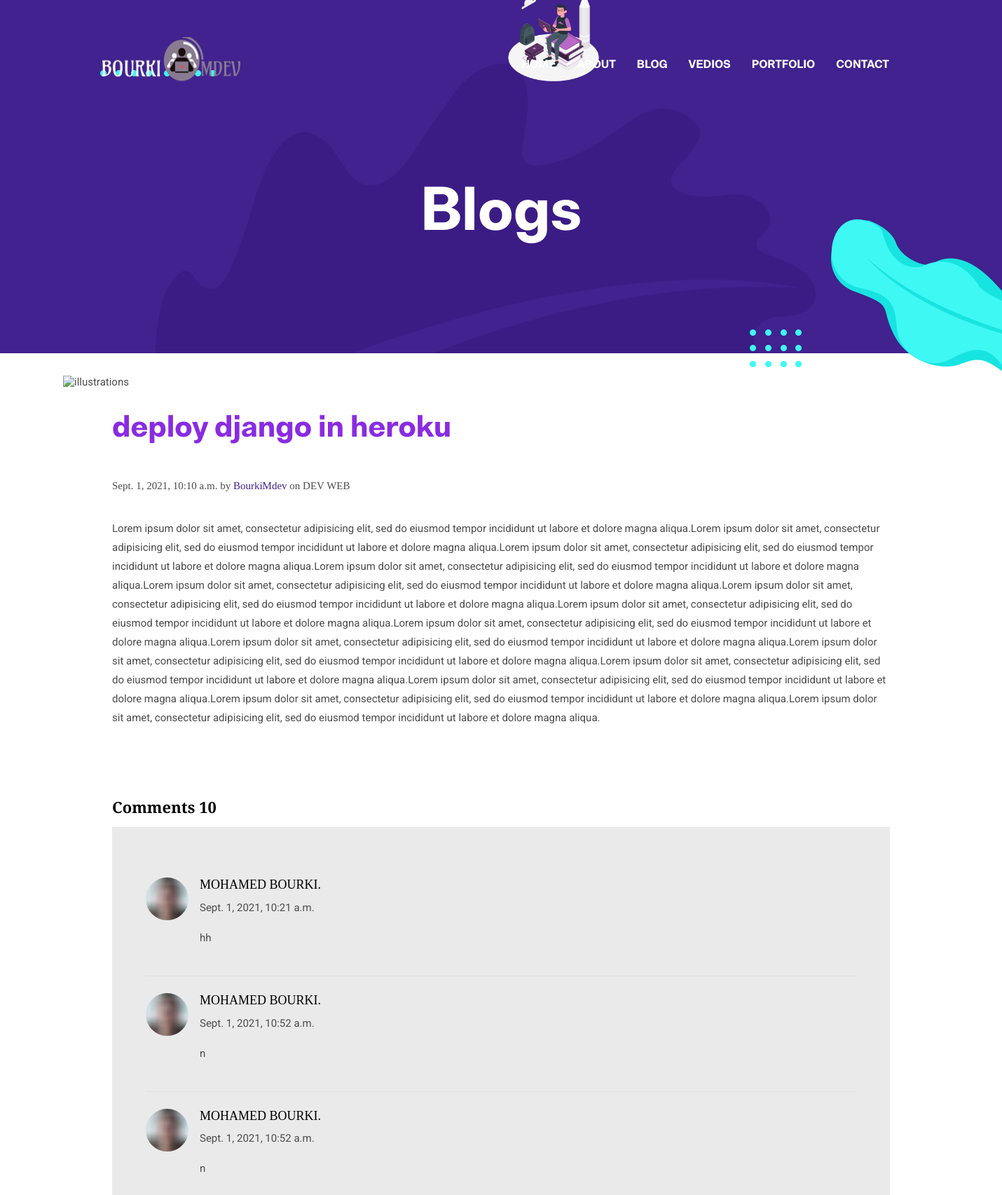
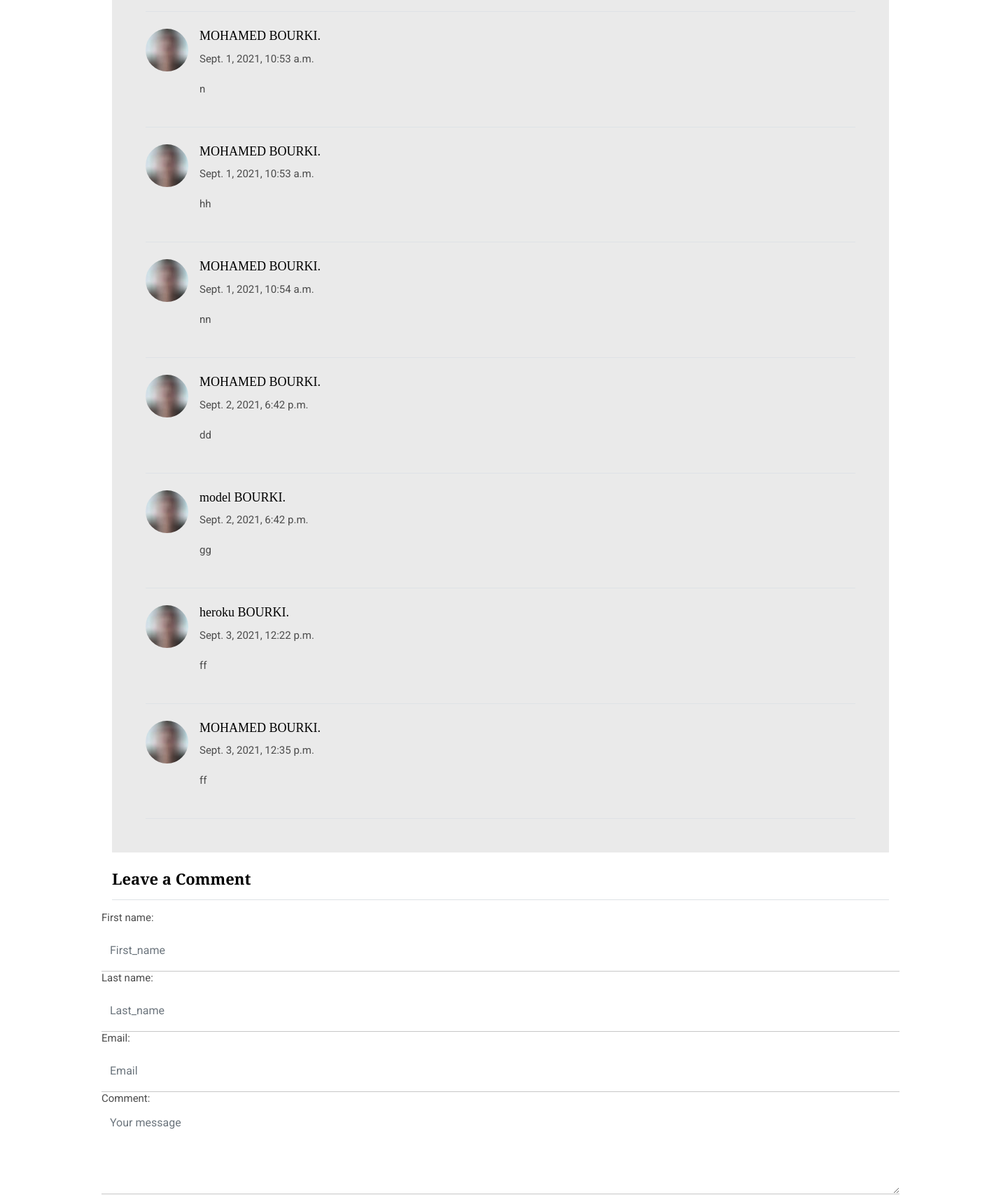
The app's page /blogdetail/heroku/ (upper part) with its own data (2 pictures, top to bottom).
### bourki/models.py (models this page shows, shortened)
class Blog(models.Model):
    title = models.CharField(max_length=200)
    slug = models.SlugField(unique=True)
    category = models.ForeignKey(Categoryblog, on_delete=models.CASCADE)
    image = models.ImageField(upload_to="media")
    view_count = models.PositiveIntegerField(default=0)
    description = RichTextUploadingField(null=True, blank=True)
    small_description=models.TextField(null=True, blank=True,default="")
    seo=models.TextField(null=True, blank=True,default="")
    date=models.DateTimeField(default=timezone.now)

class Comment(models.Model):
    blog=models.ForeignKey(Blog,related_name='comments',on_delete=models.CASCADE)
    First_name=models.CharField(max_length=200)
    Last_name =models.CharField(max_length=200)
    Email=models.EmailField(null=True, blank=True)
    Comment=models.TextField(null=True, blank=True,default="")
    created_at=models.DateTimeField(default=timezone.now)

### bourki/views.py (the view, shortened to what this page needs)
# urls.py: path("blogdetail/<slug:slug>/",DlogdetailView.as_view(),name="blogdetail"),
class  DlogdetailView(CreateView):
    model=Comment
    template_name="blogdetail.html"
    form_class = CommentForm
    success_url = reverse_lazy("bourki:thanks")
    def get_context_data(self, **kwargs):
        context = super().get_context_data(**kwargs)
        url_slug = self.kwargs['slug']
        blog = Blog.objects.get(slug=url_slug)
        blog.view_count += 1
        blog.save()
        context['blog'] = blog
        context['reviews'] = Reviews.objects.all().order_by("-id")
        context['blogs'] = Blog.objects.all().filter().order_by('-id')[0:3]
        return context

### bourki/forms.py
class CommentForm(forms.ModelForm):
    class  Meta:
        model=Comment
        fields = ["First_name", "Last_name","Email", "Comment"]
        widgets = {'First_name': forms.TextInput(attrs={'class': 'form-control', 'placeholder': 'First_name','required': True}),
                           'Last_name': forms.TextInput(attrs={'class': 'form-control', 'placeholder': 'Last_name','required': True}),
                           'Email': forms.EmailInput(attrs={'type':"email", 'class': 'form-control', 'placeholder': 'Email','required': True}),
                           'Comment': forms.Textarea(attrs={'class': 'form-control', 'placeholder': 'Your message','required': True}),
                           }
        readonly_fields = ["created_at"]

### templates/blogdetail.html (shortened to what this page needs)
{% extends 'index.html' %}
{% load static %}
{% block content %}
<!DOCTYPE html>
<html lang="zxx">
<head>
  <link rel="stylesheet" href="plugins/bootstrap/bootstrap.min.css">
  <link rel="stylesheet" href="plugins/slick/slick.css">
  <link rel="stylesheet" href="plugins/themify-icons/themify-icons.css">
  <link href="css/style.css" rel="stylesheet">
</head>
<body>
<section class="page-title bg-primary position-relative">
  <div class="container">
    <div class="row">
      <div class="col-12 text-center">
        <h1 class="text-white font-tertiary">Blogs</h1>
      </div>
    </div>
  </div>
  <img src="{% static 'images/illustrations/page-title.png' %}" alt="illustrations" class="bg-shape-1 w-100">
  <img style="width: 150px;height: 150px;" src="{% static 'images/illustrations/Nerd-amico.png' %}" alt="illustrations" class="bg-shape-4">
  <img src="{% static 'images/illustrations/leaf-yellow.png' %}" alt="illustrations" class="bg-shape-5">
  <img src="{% static 'images/illustrations/dots-group-cyan.png' %}" alt="illustrations" class="bg-shape-6">
  <img src="{% static 'images/illustrations/leaf-cyan-lg.png' %}" alt="illustrations" class="bg-shape-7">
</section>
<section class="section">
  <div class="container">
    <div class="row">
      <div class="col-lg-12">
        <h3 style="color: blueviolet;" class="font-tertiary mb-5">{{blog.title}}</h3>
        <p class="font-secondary">{{blog.date}} by <span class="text-primary">BourkiMdev</span
            class="text-primary"> on <span>DEV WEB</span></p>
        <div class="content">
         <br>
         {{blog.description|safe}}
        </div>
      </div>
    </div>
  </div>
</section>
<section>
  <div class="container">
    <div class="row">
      <div class="col-lg-12">
       {% with blog.comments.count as total_comments %}
        <h4 class="font-weight-bold mb-3">Comments {{total_comments}}</h4>
       {% endwith %}
        {% if not blog.comments.all  %}
        <h5>no comments yet...</h5>
        {% else %}
        <div class="bg-gray p-5 mb-4">
          {% for coment in blog.comments.all %}
          <div class="media border-bottom py-4">
            <img src="{% static 'images/user-1.jpg' %}" class="img-fluid align-self-start rounded-circle mr-3" alt="">
            <div class="media-body">
              <h5 class="mt-0">{{coment.First_name}} {{coment.Last_name}}.</h5>
              <p>{{coment.created_at}}</p>
              <p>{{coment.Comment}}</p>
            </div>
          </div>
           {% endfor %}
           {% endif %}
        </div>
        <h4 class="font-weight-bold mb-3 border-bottom pb-3">Leave a Comment</h4>
        <form method="POST"  class="row">
             {{ form }}
        </form>
      </div>
    </div>
  </div>
</section>
</body>
</html>
{% endblock %}

### static/css/style.css (style rules this page uses)
body { line-height: 1.2; font-family: "Roboto", sans-serif; -webkit-font-smoothing: antialiased; font-size: 15px; color: #4c4c4c; }
p, .paragraph { font-weight: 400; color: #4c4c4c; font-size: 15px; line-height: 1.8; font-family: "Roboto", sans-serif; }
h1, h2, h3, h4, h5, h6 { color: #000; font-family: "Playfair Display", serif; line-height: 1.2; }
h1, .h1 { font-size: 80px; }
h3, .h3 { font-size: 40px; }
h4, .h4 { font-size: 22px; }
h5, .h5 { font-size: 18px; }
body { background-color: #fff; overflow-x: hidden; }
img { vertical-align: middle; border: 0; }
.section { padding-top: 80px; padding-bottom: 80px; }
.bg-primary { background: #41228e !important; }
.bg-gray { background: #eaeaea !important; }
.text-primary { color: #41228e !important; }
.font-secondary { font-family: "Playfair Display", serif !important; }
.font-tertiary { font-family: "BwNistaInt-xBd" !important; }
.form-control { border: 0; border-radius: 0; border-bottom: 1px solid #c7c7c7; height: 60px; }
textarea.form-control { height: 120px; }
.content * { margin-bottom: 20px; }
.page-title { padding: 250px 0 150px; }
.page-title .container { position: relative; z-index: 1; }
.page-title .bg-shape-1 { position: absolute; left: 0; bottom: 0; width: 100%; }
.page-title .bg-shape-4 { position: absolute; left: 50%; top: -20px; }
.page-title .bg-shape-5 { position: absolute; left: 90px; bottom: -50px; }
.page-title .bg-shape-6 { position: absolute; right: 20%; bottom: -20px; }
.page-title .bg-shape-7 { position: absolute; right: -220px; bottom: -100px; }

### records on screen
Blog: title "deploy django in heroku", date "Sept. 1, 2021, 10:10 a.m.", description "Lorem ipsum dolor sit amet, consectetur adipisicing elit, sed do eiusmod tempor incididunt ut labore et dolore magna aliqua.Lorem ipsum dolor sit amet, consectetur adipisicing elit, sed do eiusmod tempor incididunt ut labore et dolore magna aliqua.Lorem ipsum dolor sit amet, consectetur adipisicing elit, sed do eiusmod tempor incididunt ut labore et dolore magna aliqua.Lorem ipsum dolor sit amet, consectetur adipisicing elit, sed do eiusmod tempor incididunt ut labore et dolore magna aliqua.Lorem ipsum dolor sit amet, consectetur adipisicing elit, sed do eiusmod tempor incididunt ut labore et dolore magna aliqua.Lorem ipsum dolor sit amet, consectetur adipisicing elit, sed do eiusmod tempor…"
Comment: First_name "MOHAMED", Last_name "BOURKI", created_at "Sept. 1, 2021, 10:21 a.m.", Comment "hh"
Comment: First_name "MOHAMED", Last_name "BOURKI", created_at "Sept. 1, 2021, 10:52 a.m.", Comment "n"
Comment: First_name "MOHAMED", Last_name "BOURKI", created_at "Sept. 1, 2021, 10:52 a.m.", Comment "n"
Comment: First_name "MOHAMED", Last_name "BOURKI", created_at "Sept. 1, 2021, 10:53 a.m.", Comment "n"
Comment: First_name "MOHAMED", Last_name "BOURKI", created_at "Sept. 1, 2021, 10:53 a.m.", Comment "hh"
Comment: First_name "MOHAMED", Last_name "BOURKI", created_at "Sept. 1, 2021, 10:54 a.m.", Comment "nn"
Comment: First_name "MOHAMED", Last_name "BOURKI", created_at "Sept. 2, 2021, 6:42 p.m.", Comment "dd"
Comment: First_name "model", Last_name "BOURKI", created_at "Sept. 2, 2021, 6:42 p.m.", Comment "gg"
Comment: First_name "heroku", Last_name "BOURKI", created_at "Sept. 3, 2021, 12:22 p.m.", Comment "ff"
Comment: First_name "MOHAMED", Last_name "BOURKI", created_at "Sept. 3, 2021, 12:35 p.m.", Comment "ff"

### other values on screen
{{ total_comments }} "10"
